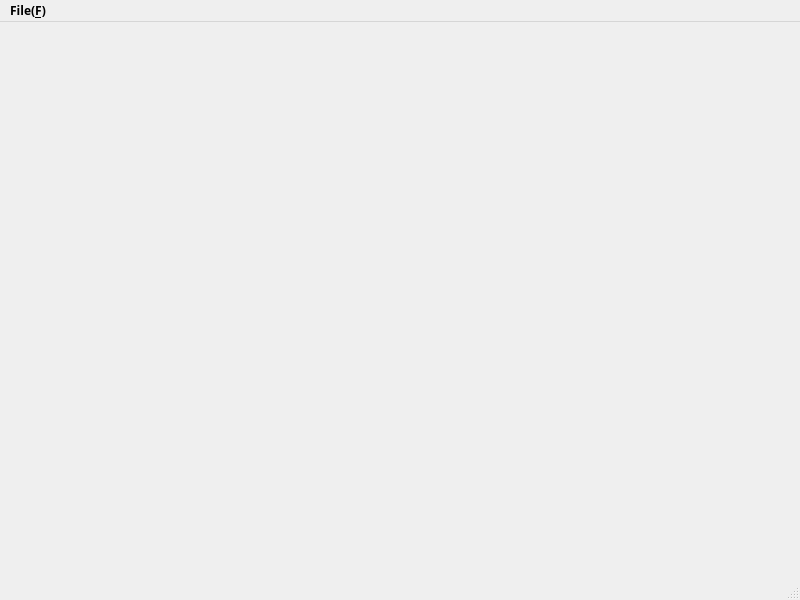
<?xml version="1.0" encoding="UTF-8"?>
<ui version="4.0">
 <class>MainWindow</class>
 <widget class="QMainWindow" name="MainWindow">
  <property name="geometry">
   <rect>
    <x>0</x>
    <y>0</y>
    <width>800</width>
    <height>600</height>
   </rect>
  </property>
  <property name="font">
   <font>
    <family>Yu Gothic UI Semibold</family>
    <weight>75</weight>
    <bold>true</bold>
   </font>
  </property>
  <property name="windowTitle">
   <string>MainWindow</string>
  </property>
  <widget class="QWidget" name="centralwidget"/>
  <widget class="QMenuBar" name="menubar">
   <property name="geometry">
    <rect>
     <x>0</x>
     <y>0</y>
     <width>800</width>
     <height>21</height>
    </rect>
   </property>
   <widget class="QMenu" name="menuFile">
    <property name="title">
     <string>File(&amp;F)</string>
    </property>
    <addaction name="actionopen_file"/>
    <addaction name="actionsave"/>
   </widget>
   <addaction name="menuFile"/>
  </widget>
  <widget class="QStatusBar" name="statusbar"/>
  <action name="actionopen_file">
   <property name="icon">
    <iconset>
     <normaloff>image/open.png</normaloff>image/open.png</iconset>
   </property>
   <property name="text">
    <string>open file</string>
   </property>
  </action>
  <action name="actionsave">
   <property name="icon">
    <iconset>
     <normaloff>image/save.png</normaloff>image/save.png</iconset>
   </property>
   <property name="text">
    <string>save</string>
   </property>
  </action>
 </widget>
 <resources/>
 <connections/>
</ui>
